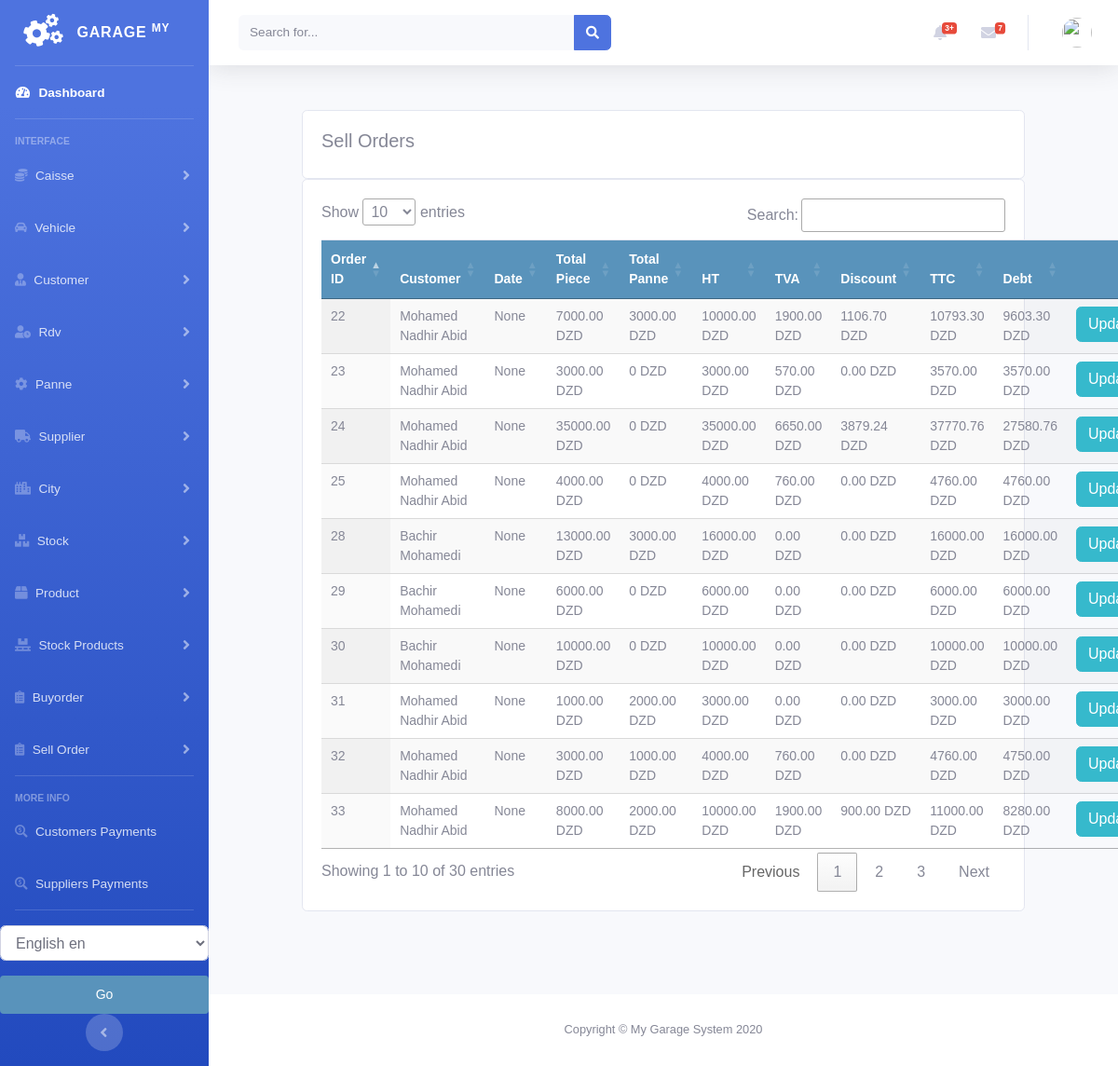
The page /sellorder/sellorder_list on the database as committed earlier.
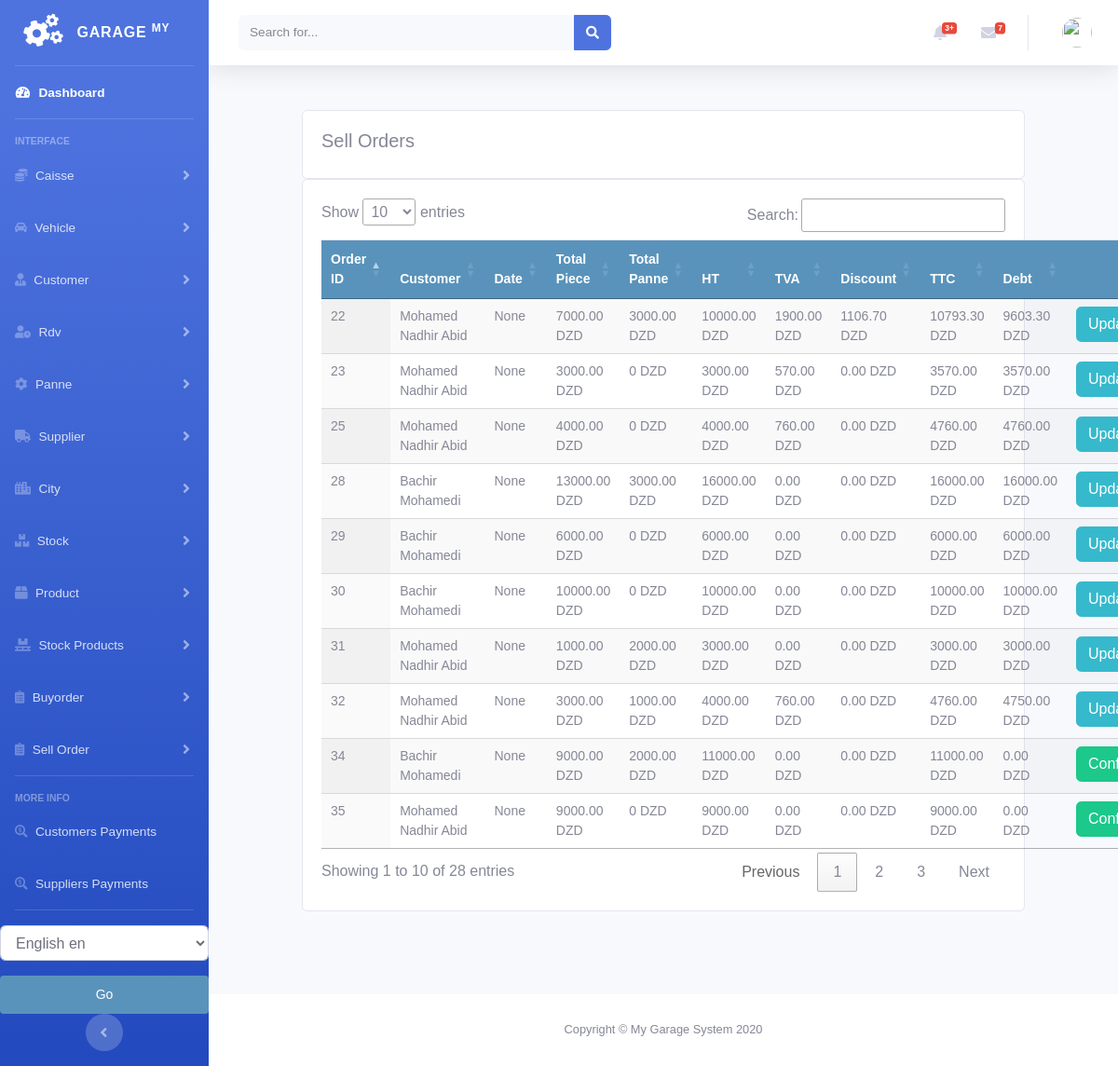
The same page on the database as committed later.
### sellorder/models.py (models this page shows, shortened)
class Order(models.Model):
    customer = models.ForeignKey(Customer, on_delete=models.DO_NOTHING)
    vehicle = models.ForeignKey(Vehicle, on_delete=models.DO_NOTHING, null=True, blank=True)
    created = models.DateTimeField(auto_now_add=True)
    updated = models.DateTimeField(auto_now=True)
    debt = models.DecimalField(max_digits=10, decimal_places=2, null=True, blank=True, default=0)
    total_price = models.DecimalField(max_digits=10, decimal_places=2, null=True, blank=True, default=0)
    discount_amount = models.DecimalField(max_digits=10, decimal_places=2, null=True, blank=True, default=0)
    paid = models.BooleanField(default=False)
    order_tva = models.PositiveIntegerField(default=0)
    confirmed = models.BooleanField(default=False)
    order_date = models.DateField(null=True, blank=True)
    class Meta:
        ordering = ('-created',)
    def get_total_cost(self):
        return sum(item.get_cost() for item in self.items.all())
    def get_total_panne(self):
        return sum(item.get_cost() for item in self.pannes.all())
    def get_total_item_panne(self):
        return sum(item.get_cost() for item in self.pannes.all()) + sum(item.get_cost() for item in self.items.all())
    def get_tva(self):
        return round(self.get_total_item_panne() * Decimal(self.order_tva/100), 2)
    def get_ttc(self):
        return round(self.get_total_item_panne() + self.get_tva() - self.discount_amount, 2)

class OrderItem(models.Model):
    order = models.ForeignKey(Order,
                              related_name='items',
                              on_delete=models.CASCADE)
    stockproduct = models.ForeignKey(StockProduct,
                                     related_name='order_item',
                                     on_delete=models.DO_NOTHING, null=True, blank=True)
    price = models.DecimalField(max_digits=10, decimal_places=2)
    quantity = models.PositiveIntegerField(default=1)
    def get_cost(self):
        return self.price * self.quantity

class PanneItem(models.Model):
    order = models.ForeignKey(Order,
                              related_name='pannes',
                              on_delete=models.CASCADE)
    panne = models.ForeignKey(Panne, related_name='order_panne',
                              on_delete=models.DO_NOTHING, null=True, blank=True)
    price = models.DecimalField(max_digits=10, decimal_places=2)
    def get_cost(self):
        return self.price

### customer/models.py (models this page shows, shortened)
class Customer(models.Model):
    firstname = models.CharField(max_length=250, null=True)
    lastname = models.CharField(max_length=250, null=True)
    address = models.CharField(max_length=200, null=True)
    phone = models.CharField(max_length=200, null=True)
    national_number = models.CharField(max_length=200, null=True)
    email = models.EmailField(null=True)
    date_created = models.DateTimeField(auto_now_add=True, null=True)
    date_joined = models.DateField(null=True)
    debt = models.DecimalField(max_digits=10, decimal_places=2, null=True, default=0)
    def __str__(self):
        return self.firstname + " " + self.lastname

### sellorder/views.py (the view)
# urls.py: path('sellorder_list', views.sellorder_list, name='sellorder_list'),
def sellorder_list(request):
    sellorders = Order.objects.all()
    context = {
        'sellorders': sellorders
    }
    return render(request, 'sellorder/list_sellorder.html', context)

### sellorder/templates/sellorder/list_sellorder.html (shortened to what this page needs)
{% extends 'home.html' %}
{% load static %}
{% block content %}
<br>
<div class="row">
    <div class="col-md">
        <div class="card card-body">
            <h5>Sell Orders</h5>
        </div>
        <div class="card card-body">
            <table id="table_id" class="table display text-center">
                <thead>
                <tr>
                    <th>Order ID</th>
                    <th>Customer</th>
                    <th>Date</th>
                    <th>Total Piece</th>
                    <th>Total Panne</th>
                    <th>HT</th>
                    <th>TVA</th>
                    <th>Discount</th>
                    <th>TTC</th>
                    <th>Debt</th>
                    <th></th>
                </tr>
                </thead>
                <tbody>
                {% for order in sellorders %}
                <tr>
                    <td>{{order.id}}</td>
                    <td>{{order.customer}}</td>
                    <td>{{order.order_date}}</td>
                    <td>{{order.get_total_cost}} DZD</td>
                    <td>{{order.get_total_panne}} DZD</td>
                    <td>{{order.get_total_item_panne}} DZD</td>
                    <td>{{order.get_tva}} DZD</td>
                    <td>{{order.discount_amount}} DZD</td>
                    <td>{{order.get_ttc}} DZD</td>
                    <td>{{order.debt}} DZD</td>
                    <td>
                        {% if order.confirmed %}
                             <a class="btn btn-info " href="{% url 'sellorder:update_order' order.id %}">Update</a>
                        {% else %}
                             <a class="btn btn-success " href="{% url 'sellorder:confirm_order' order.id %}">Confirm</a>
                        {% endif %}
                    </td>
                </tr>
                {% endfor %}
                </tbody>
            </table>
        </div>
    </div>
</div>
{% endblock %}
{% block jsscript %}
<link rel="stylesheet" href="https://ajax.googleapis.com/ajax/libs/jqueryui/1.12.1/themes/smoothness/jquery-ui.css">
<link rel="stylesheet" href="https://cdnjs.cloudflare.com/ajax/libs/chosen/1.8.7/chosen.min.css"/>
<link rel="stylesheet" type="text/css" href="https://cdn.datatables.net/1.10.22/css/jquery.dataTables.css">
{% endblock %}

Rows that differ between the two databases and show on the page:
removed Order: id "33", customer "Mohamed Nadhir Abid", order_date "None", get_total_cost "8000.00", get_total_panne "2000.00", get_total_item_panne "10000.00", get_tva "1900.00", discount_amount "900.00", get_ttc "11000.00", debt "8280.00", confirmed "Update"
removed Order: id "24", customer "Mohamed Nadhir Abid", order_date "None", get_total_cost "35000.00", get_total_panne "0", get_total_item_panne "35000.00", get_tva "6650.00", discount_amount "3879.24", get_ttc "37770.76", debt "27580.76", confirmed "Update"
now on this page (row unchanged): Order: id "35", customer "Mohamed Nadhir Abid", order_date "None", get_total_cost "9000.00", get_total_panne "0", get_total_item_panne "9000.00", get_tva "0.00", discount_amount "0.00", get_ttc "9000.00", debt "0.00", confirmed "Confirm"
now on this page (row unchanged): Order: id "34", customer "Bachir Mohamedi", order_date "None", get_total_cost "9000.00", get_total_panne "2000.00", get_total_item_panne "11000.00", get_tva "0.00", discount_amount "0.00", get_ttc "11000.00", debt "0.00", confirmed "Confirm"
Other text that changed with them:
text written by a page script: "Show entries Search: Showing 1 to 10 of 30 entries Previous 1 2 3 Next" → "Show entries Search: Showing 1 to 10 of 28 entries Previous 1 2 3 Next"
